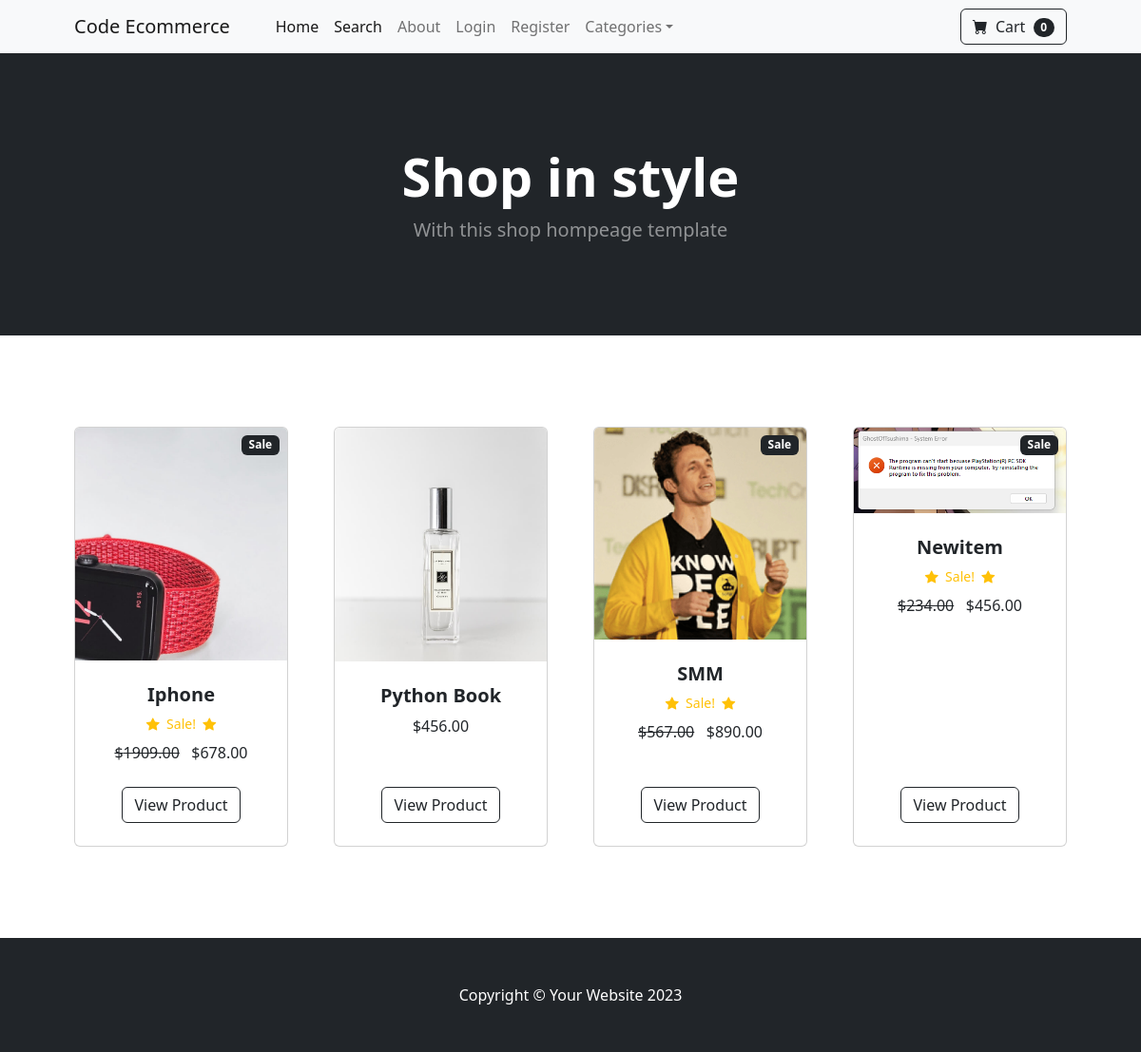
The page / on the database its author committed.
### main/models.py (models this page shows, shortened)
class Product(models.Model):
    name = models.CharField(max_length=50)
    price = models.DecimalField(default=0, decimal_places=2, max_digits=6)
    category = models.ForeignKey(Category, on_delete=models.CASCADE, default=1)
    description = models.CharField(max_length=250, default='', blank=True, null=True)
    image = models.ImageField(upload_to='uploads/products/')
    is_sale = models.BooleanField(default=False)
    sale_price = models.DecimalField(default=0, decimal_places=2, max_digits=6)

### main/views.py (the view)
# urls.py: path('', views.home, name='home'),
def home(request):
    products = Product.objects.all()
    categories = Category.objects.all()
    context = {
        'products': products,
        'categories': categories,
    }
    return render(request, 'main/home.html', context)

### cart/cart.py (called while the page is built)
    def __len__(self):
        return len(self.cart)

### cart/context_processors.py (called while the page is built)
def cart(request):
    return {'cart': Cart(request)}

### main/templates/main/home.html
{% extends 'main/base.html' %}
{% load static %}
{% block content %}
        <header class="bg-dark py-5">
            <div class="container px-4 px-lg-5 my-5">
                <div class="text-center text-white">
                    <h1 class="display-4 fw-bolder">Shop in style</h1>
                    <p class="lead fw-normal text-white-50 mb-0">With this shop hompeage template</p>
                </div>
            </div>
        </header>
        <section class="py-5">
            <div class="container px-4 px-lg-5 mt-5">
                <div class="row gx-4 gx-lg-5 row-cols-2 row-cols-md-3 row-cols-xl-4 justify-content-center">
                    {% for product in products %}
                    {% if product.is_sale %}
                    <div class="col mb-5">
                        <div class="card h-100">
                             <div class="badge bg-dark text-white position-absolute" style="top: 0.5rem; right: 0.5rem">Sale</div>
                            <img class="card-img-top" src="{{ product.image.url }}" alt="..." />
                            <div class="card-body p-4">
                                <div class="text-center">
                                    <h5 class="fw-bolder">{{ product.name }}</h5>
                                     <div class="d-flex justify-content-center small text-warning mb-2">
                                        <div class="bi-star-fill"></div>
                                        &nbsp;&nbsp;Sale!&nbsp;&nbsp;
                                        <div class="bi-star-fill"></div>
                                     </div>
                                   <strike>${{ product.price }}</strike>
                                    &nbsp;  ${{ product.sale_price }}
                                </div>
                            </div>
                            <div class="card-footer p-4 pt-0 border-top-0 bg-transparent">
                                <div class="text-center"><a class="btn btn-outline-dark mt-auto" href="{% url 'product' product.id %}">View Product</a></div>
                            </div>
                        </div>
                    </div>
                    {% else %}
                    <div class="col mb-5">
                        <div class="card h-100">
                            <img class="card-img-top" src="{{ product.image.url }}" alt="..." />
                            <div class="card-body p-4">
                                <div class="text-center">
                                    <h5 class="fw-bolder">{{ product.name }}</h5>
                                 ${{ product.price }}
                                </div>
                            </div>
                            <div class="card-footer p-4 pt-0 border-top-0 bg-transparent">
                                <div class="text-center"><a class="btn btn-outline-dark mt-auto" href="{% url 'product' product.id %}">View Product</a></div>
                            </div>
                        </div>
                    </div>
                    {% endif %}
                    {% endfor %}
                </div>
            </div>
        </section>
{% endblock %}

### main/templates/main/base.html (shortened to what this page needs)
{% load static %}
<!DOCTYPE html>
<html lang="en">
<head>
    <link href="https://cdn.jsdelivr.net/npm/bootstrap-icons@1.5.0/font/bootstrap-icons.css" rel="stylesheet" />
    <link href="{% static 'css/styles.css' %}" rel="stylesheet" />
</head>
<body>
    {% include 'main/navbar.html' %}
    {% block content %}
    {% endblock %}
    <footer class="py-5 bg-dark">
        <div class="container">
            <p class="m-0 text-center text-white">Copyright &copy; Your Website 2023</p>
        </div>
    </footer>
</body>
</html>

### main/templates/main/navbar.html (shortened to what this page needs)
<nav class="navbar navbar-expand-lg navbar-light bg-light">
    <div class="container px-4 px-lg-5">
        <a class="navbar-brand" href="{% url 'home' %}">Code Ecommerce</a>
        <div class="collapse navbar-collapse" id="navbarSupportedContent">
            <ul class="navbar-nav me-auto mb-2 mb-lg-0 ms-lg-4">
                <li class="nav-item"><a class="nav-link active" aria-current="page" href="{% url 'home' %}">Home</a>
                </li>
                <li class="nav-item"><a class="nav-link active" aria-current="page" href="{% url 'search' %}">Search</a>
                </li>
                <li class="nav-item"><a class="nav-link" href="{% url 'about' %}">About</a></li>
                {% if user.is_authenticated %}
                <li class="nav-item dropdown">
                    <a class="nav-link dropdown-toggle" id="navbarDropdown" href="#" role="button"
                        data-bs-toggle="dropdown" aria-expanded="false">Profile</a>
                    <ul class="dropdown-menu" aria-labelledby="navbarDropdown">
                        <li><a class="dropdown-item" href="{% url 'update_user' %}">User Profile</a></li>
                        <li>
                            <hr class="dropdown-divider" />
                        </li>
                        <li><a class="dropdown-item" href="{% url 'update_info'  %}">User Info</a></li>
                    </ul>
                </li>
                {% if user.is_superuser %}
                <li class="nav-item dropdown">
                    <a class="nav-link dropdown-toggle" id="navbarDropdown" href="#" role="button"
                        data-bs-toggle="dropdown" aria-expanded="false">Orders</a>
                    <ul class="dropdown-menu" aria-labelledby="navbarDropdown">
                        <li><a class="dropdown-item" href="{% url 'shipped_dash' %}">Shipped Orders</a></li>
                        <li>
                            <hr class="dropdown-divider" />
                        </li>
                        <li><a class="dropdown-item" href="{% url 'not_shipped_dash'  %}">UnShipped Orders</a></li>
                    </ul>
                </li>
                {% endif %}
                <li class="nav-item"><a class="nav-link" href="{% url 'logout' %}">Logout</a></li>
                {% else %}
                <li class="nav-item"><a class="nav-link" href="{% url 'login' %}">Login</a></li>
                <li class="nav-item"><a class="nav-link" href="{% url 'register' %}">Register</a></li>
                {% endif %}
                <li class="nav-item dropdown">
                    <a class="nav-link dropdown-toggle" id="navbarDropdown" href="#" role="button"
                        data-bs-toggle="dropdown" aria-expanded="false">Categories</a>
                </li>
            </ul>
            <form class="d-flex">
                <a href="{% url 'cart_summary' %}" class="btn btn-outline-dark">
                    <i class="bi-cart-fill me-1"></i>
                    Cart
                    <span class="badge bg-dark text-white ms-1 rounded-pill" id="cart_quantity">{{ cart|length }}</span></a>
            </form>
        </div>
    </div>
</nav>

### rows shown on the page
Product: image (picture), name "Iphone", price "1909.00", sale_price "678.00"
Product: image (picture), name "Python Book", price "456.00"
Product: image (picture), name "SMM", price "567.00", sale_price "890.00"
Product: image (picture), name "Newitem", price "234.00", sale_price "456.00"

### other values the page prints
{{ cart|length }} "0"
